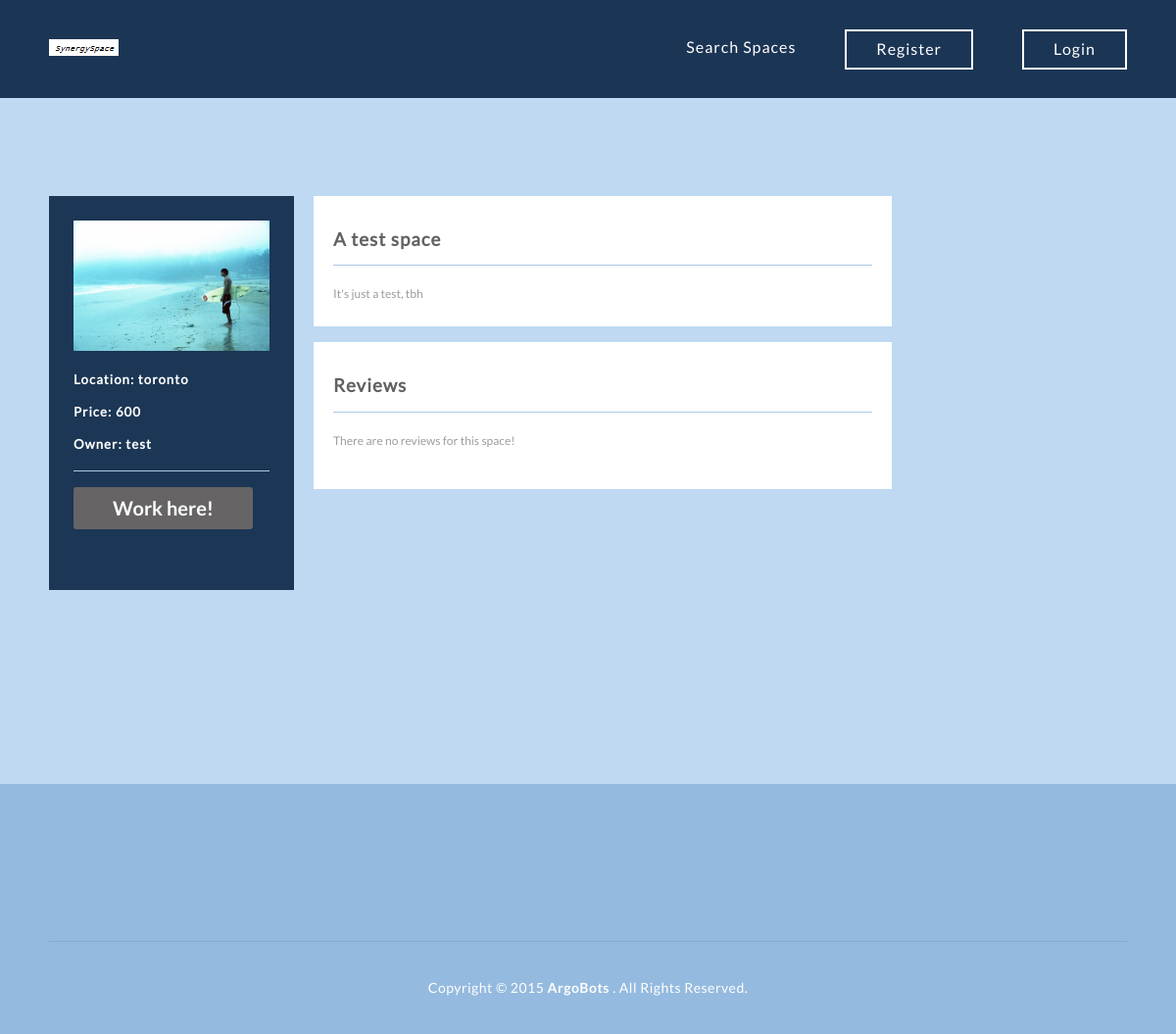
The page /spaceprofile.php?sid=17 on the database its author committed.
### tables this page shows
CREATE TABLE IF NOT EXISTS `space` (
`sid` int(11) NOT NULL,
  `name` varchar(80) NOT NULL,
  `location` varchar(46) NOT NULL,
  `price` int(11) NOT NULL,
  `description` text NOT NULL,
  `ownerusername` varchar(16) NOT NULL,
  `photo` varchar(16) NOT NULL,
  `score` int(11) NOT NULL
);

### spaceprofile.php (the view, shortened to what this page needs)
<!DOCTYPE html>
<html lang="en">
<head>
	<link rel="stylesheet" type="text/css" href="css/reset.css">
	<link rel="stylesheet" type="text/css" href="css/responsive.css">
	<link rel="stylesheet" type="text/css" href="css/formpages.css">
	<link rel="stylesheet" type="text/css" href="css/profpages.css">
</head>
<body>
	<section class="topper">
		<?php require('header.php');?>
		<?php
			if (isset($_GET['sid'])) {
				$sid = $_GET['sid'];
				$sid = htmlspecialchars($sid);
				$raw_results = mysql_query("SELECT * FROM space
						WHERE sid='".$sid."'");
				$results = mysql_fetch_array($raw_results);
				}
				$user = $_SESSION['username'];
				$raw_owner = mysql_query("SELECT * FROM space WHERE sid='".$sid."' AND ownerusername='".$user."'");
				$in_space = mysql_query("SELECT * FROM members WHERE sid='".$sid."' AND username='".$user."'");
		?>
		<section class="logform">
		<div class="wrapper">
			<div class="profiles">
			<div class="backlinks">
				<div class="insidelinks">
					<img src="uploads/<?=$results['photo']?>" width="200" alt="Thumb!" />
					<h5> Location: <?php
						echo "".$results['location']."";
					?>
					</h5>
					<h5> Price: <?php
						echo "".$results['price']."";
					?>
					</h5>
					<h5> Owner: <?php
						echo "".$results['ownerusername']."";
						?>
					</h5>
					<hr class="sidebreak" />
						<?php if (mysql_num_rows($raw_owner) > 0){ ?>
							<form action="editspace.php" method="post">
								<input type="hidden" name="sid"  value="<?=$sid?>" autocomplete="off">
								<input type="submit" id="edit_space" class="form_button" name="edit_space" value="Edit!"/>
							</form>
						<?php }else if (mysql_num_rows($in_space) > 0){ ?>
							<a class="side_action" href="addreview.php?sid=<?=$sid?>">Rate</a>
						<?php }else{ ?>
							<form action="controller/expressinterest.php" method="post">
								<input type="submit" id="interest" class="form_button" name="interest" value="Work here!"/>
							</form>
						<?php } ?>
						<br><br><br>
					<br><br>
				</div>
			</div>
			<div class="mainprof">
				<h3><?=$results['name']?> </h3>
				<hr class="profbreak" />
				<p>
				<?php
					echo "".$results['description']."";
				?>
				</p>
			</div>
			<br>
			<div class="mainprof">
				<h3> Reviews </h3>
				<hr class="profbreak" />
				<?php
				if (isset($_GET['sid'])) {
					$sid = $_GET['sid'];
					$sid = htmlspecialchars($sid);
					$reviewresults = mysql_query("SELECT * FROM review
							WHERE sid='".$sid."'");
					if(mysql_num_rows($reviewresults) > 0){
						$review = mysql_fetch_array($reviewresults)?>
						<h4>Rating: <?=$review['score']?>/10</h4>
						<h5><?=$review['reviewerusername']?></h5>
						<p><?=$review['description']?></p>
						<br>
						<p><a href="reviews.php?sid=<?=$sid?>">View All</a></p>
					<?php
					}else{  ?>
						<p>There are no reviews for this space!</p>
					<br>
				<?php
					}
				} ?>
			</div>
			</div>
		</div>
	</section>
</body>
</html>

### css/responsive.css (style rules this page uses)
body { background: #fff; }
.wrapper { max-width: 1100px; margin: 0 auto; position: relative; }
h1, h2, h3, h4, h5 ,h6 { color: #626262; font-family: "lato-regular", Helvetica, Arial, sans-serif; letter-spacing: 1px; }
h3 { font-size: 1.17em; margin: .83em 0 }
h5 { font-size: .83em; margin: 1.5em 0 }
h1, h2, h3, h4, h5, h6 { font-weight: bolder }
.topper { width: 100%; height: 200px; position: relative; background: #1C3655; background-size: cover; -webkit-background-size: cover; -moz-background-size: cover; -o-background-size: cover; }
footer { padding-top: 100px; background: #95badf; }
footer .copyrights { display: block; text-align: center; padding: 40px 0; margin-top: 60px; color: #fff; font-family: "lato-regular", Helvetica, Arial, sans-serif; font-size: 14px; letter-spacing: .5px; border-top: 1px solid #82abd4; }
footer .copyrights a.ph_link { font-family: "lato-bold", Helvetica, Arial, sans-serif; font-weight: bold; text-decoration: none; }

### css/formpages.css (style rules this page uses)
.logform { width: 100%; height: 300%; background: #bfd9f2; position: relative; padding-top: 100px; }
.form_button { border: solid 0px; border-radius: 3px; moz-border-radius: 3px; font-size : 20px; font-family: "lato-bold", Helvetica, Arial, sans-serif; color: #FFFFFF; padding : 10px 40px; background-color: #666464; float: left; }

### css/profpages.css (style rules this page uses)
.profiles { padding: 0 0 0 270px; position: relative; }
.insidelinks { padding: 25px; left: 0; position: relative; top: 0; width: 200px; word-wrap: break-word; }
.insidelinks h5 { color: #FFFFFF; font-family: "lato-regular", Helvetica, Arial, sans-serif; letter-spacing: 1px; }
hr.sidebreak { color: #aac8e4; background-color: #aac8e4; height: 1px; border: 0; width: 200px; }
hr.profbreak { color: #aac8e4; background-color: #aac8e4; height: 1px; border: 0; width: 550px; }
.mainprof { background-color: #FFFFFF; width: 550px; padding: 20px; word-wrap: break-word; }
.mainprof p { color: #9d9d9d; font-family: "lato-regular", Helvetica, Arial, sans-serif; font-size: 12px; line-height: 26px; font-weight: normal; }
.backlinks { width: 250px; left: 0; position: absolute; top: 0; background-color: #1C3655; }

### rows shown on the page
space: photo (picture), location "toronto", price "600", ownerusername "test", name "A test space", description "It's just a test, tbh"
